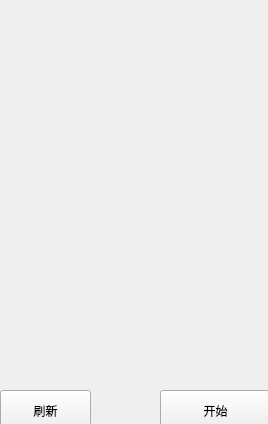
<?xml version="1.0" encoding="UTF-8"?>
<ui version="4.0">
 <class>houseList</class>
 <widget class="QWidget" name="houseList">
  <property name="enabled">
   <bool>true</bool>
  </property>
  <property name="geometry">
   <rect>
    <x>0</x>
    <y>0</y>
    <width>268</width>
    <height>424</height>
   </rect>
  </property>
  <property name="sizePolicy">
   <sizepolicy hsizetype="Ignored" vsizetype="Preferred">
    <horstretch>0</horstretch>
    <verstretch>0</verstretch>
   </sizepolicy>
  </property>
  <property name="minimumSize">
   <size>
    <width>268</width>
    <height>424</height>
   </size>
  </property>
  <property name="maximumSize">
   <size>
    <width>268</width>
    <height>424</height>
   </size>
  </property>
  <property name="windowTitle">
   <string>Form</string>
  </property>
  <widget class="QPushButton" name="pushButton">
   <property name="enabled">
    <bool>true</bool>
   </property>
   <property name="geometry">
    <rect>
     <x>160</x>
     <y>390</y>
     <width>111</width>
     <height>41</height>
    </rect>
   </property>
   <property name="sizePolicy">
    <sizepolicy hsizetype="Minimum" vsizetype="Fixed">
     <horstretch>100</horstretch>
     <verstretch>100</verstretch>
    </sizepolicy>
   </property>
   <property name="font">
    <font>
     <weight>50</weight>
     <bold>false</bold>
    </font>
   </property>
   <property name="text">
    <string>开始</string>
   </property>
  </widget>
  <widget class="QPushButton" name="pushButton_2">
   <property name="geometry">
    <rect>
     <x>0</x>
     <y>390</y>
     <width>91</width>
     <height>41</height>
    </rect>
   </property>
   <property name="text">
    <string>刷新</string>
   </property>
  </widget>
  <widget class="QWidget" name="verticalLayoutWidget">
   <property name="geometry">
    <rect>
     <x>0</x>
     <y>0</y>
     <width>271</width>
     <height>381</height>
    </rect>
   </property>
   <layout class="QVBoxLayout" name="verticalLayout_2"/>
  </widget>
  <zorder>pushButton_2</zorder>
  <zorder>pushButton</zorder>
  <zorder>verticalLayoutWidget</zorder>
 </widget>
 <resources/>
 <connections/>
</ui>
